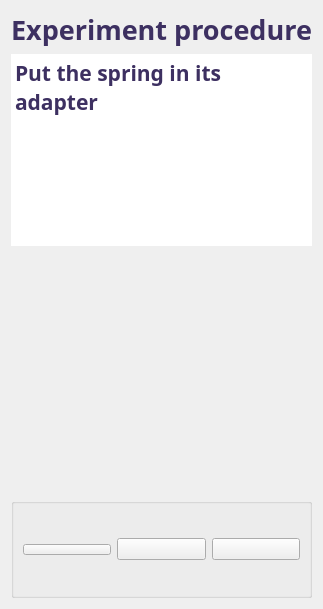
                 <widget class="QWidget" name="page_12">
                  <property name="sizePolicy">
                   <sizepolicy hsizetype="Expanding" vsizetype="Expanding">
                    <horstretch>0</horstretch>
                    <verstretch>0</verstretch>
                   </sizepolicy>
                  </property>
                  <layout class="QGridLayout" name="gridLayout_18">
                   <item row="5" column="0" colspan="4">
                    <widget class="QGroupBox" name="groupBox_15">
                     <property name="minimumSize">
                      <size>
                       <width>0</width>
                       <height>100</height>
                      </size>
                     </property>
                     <property name="title">
                      <string/>
                     </property>
                     <layout class="QHBoxLayout" name="horizontalLayout_3">
                      <item>
                       <widget class="QPushButton" name="pushButton_ricomincia_12">
                        <property name="enabled">
                         <bool>true</bool>
                        </property>
                        <property name="font">
                         <font>
                          <family>Bradley Hand ITC</family>
                          <pointsize>-1</pointsize>
                          <weight>99</weight>
                          <bold>true</bold>
                         </font>
                        </property>
                        <property name="text">
                         <string/>
                        </property>
                        <property name="icon">
                         <iconset resource="didacticoop.qrc">
                          <normaloff>:/icons/ricomincia.png</normaloff>:/icons/ricomincia.png</iconset>
                        </property>
                        <property name="iconSize">
                         <size>
                          <width>80</width>
                          <height>80</height>
                         </size>
                        </property>
                       </widget>
                      </item>
                      <item>
                       <widget class="QPushButton" name="pushButton_back_12">
                        <property name="enabled">
                         <bool>true</bool>
                        </property>
                        <property name="text">
                         <string/>
                        </property>
                        <property name="icon">
                         <iconset resource="didacticoop.qrc">
                          <normaloff>:/icons/back.png</normaloff>:/icons/back.png</iconset>
                        </property>
                        <property name="iconSize">
                         <size>
                          <width>80</width>
                          <height>80</height>
                         </size>
                        </property>
                       </widget>
                      </item>
                      <item>
                       <widget class="QPushButton" name="pushButton_forward_12">
                        <property name="text">
                         <string/>
                        </property>
                        <property name="icon">
                         <iconset resource="didacticoop.qrc">
                          <normaloff>:/icons/forward.png</normaloff>:/icons/forward.png</iconset>
                        </property>
                        <property name="iconSize">
                         <size>
                          <width>80</width>
                          <height>80</height>
                         </size>
                        </property>
                       </widget>
                      </item>
                     </layout>
                    </widget>
                   </item>
                   <item row="1" column="0" colspan="4">
                    <widget class="QPlainTextEdit" name="plainTextEdit">
                     <property name="font">
                      <font>
                       <family>Bradley Hand ITC</family>
                       <pointsize>16</pointsize>
                       <weight>75</weight>
                       <bold>true</bold>
                      </font>
                     </property>
                     <property name="styleSheet">
                      <string notr="true">color: rgb(61, 48, 97);</string>
                     </property>
                     <property name="frameShape">
                      <enum>QFrame::NoFrame</enum>
                     </property>
                     <property name="plainText">
                      <string>Put the spring in its adapter</string>
                     </property>
                    </widget>
                   </item>
                   <item row="2" column="2">
                    <spacer name="horizontalSpacer_15">
                     <property name="orientation">
                      <enum>Qt::Horizontal</enum>
                     </property>
                     <property name="sizeHint" stdset="0">
                      <size>
                       <width>40</width>
                       <height>20</height>
                      </size>
                     </property>
                    </spacer>
                   </item>
                   <item row="2" column="0">
                    <spacer name="horizontalSpacer_14">
                     <property name="orientation">
                      <enum>Qt::Horizontal</enum>
                     </property>
                     <property name="sizeHint" stdset="0">
                      <size>
                       <width>40</width>
                       <height>20</height>
                      </size>
                     </property>
                    </spacer>
                   </item>
                   <item row="0" column="0" colspan="4">
                    <widget class="QLabel" name="label_21">
                     <property name="font">
                      <font>
                       <family>Bradley Hand ITC</family>
                       <pointsize>20</pointsize>
                       <weight>75</weight>
                       <bold>true</bold>
                      </font>
                     </property>
                     <property name="styleSheet">
                      <string notr="true">color: rgb(61, 48, 97);</string>
                     </property>
                     <property name="frameShadow">
                      <enum>QFrame::Plain</enum>
                     </property>
                     <property name="text">
                      <string>Experiment procedure</string>
                     </property>
                     <property name="alignment">
                      <set>Qt::AlignCenter</set>
                     </property>
                    </widget>
                   </item>
                   <item row="2" column="1">
                    <widget class="QLabel" name="label_gif1">
                     <property name="sizePolicy">
                      <sizepolicy hsizetype="Expanding" vsizetype="Expanding">
                       <horstretch>0</horstretch>
                       <verstretch>0</verstretch>
                      </sizepolicy>
                     </property>
                     <property name="minimumSize">
                      <size>
                       <width>200</width>
                       <height>200</height>
                      </size>
                     </property>
                     <property name="maximumSize">
                      <size>
                       <width>200</width>
                       <height>200</height>
                      </size>
                     </property>
                     <property name="styleSheet">
                      <string notr="true">border:0;</string>
                     </property>
                     <property name="text">
                      <string/>
                     </property>
                    </widget>
                   </item>
                   <item row="3" column="1">
                    <spacer name="verticalSpacer_3">
                     <property name="orientation">
                      <enum>Qt::Vertical</enum>
                     </property>
                     <property name="sizeHint" stdset="0">
                      <size>
                       <width>20</width>
                       <height>40</height>
                      </size>
                     </property>
                    </spacer>
                   </item>
                  </layout>
                 </widget>
